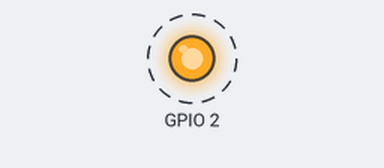
A program run on a simulated ESP32. On the bench: output pins drawn as LEDs (lit = HIGH). Dashed ring = blinking.

Above: at 0.5 s.
Timing chart, 0 to 4.6 s (numbered marks = the images above):
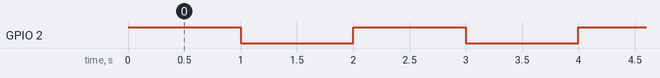

The program:

main.cpp
```cpp
/*****************************************************************************/
//	Auteur:				    Guillaume Pelletier
//	Description:		  	Prototype ESP32
//	Date de creation:		Octobre 2020
//	But:				    Vérifier le fonctionnement de l'ESP32
/*****************************************************************************/

#include <Arduino.h>		//Librairie requise pour le SDK Arduino


//Initie la LED
void setup() {
pinMode (2, OUTPUT);
}

//Modification de l'état de la LED
void loop() {

//Ouvre la LED 1 seconde
digitalWrite(2, HIGH);
delay(1000);

//Ferme la LED 1 seconde
digitalWrite(2, LOW);
delay(1000);
}
```

Measured:
- by itself, GPIO 2: alternates HIGH for 1.0 s and LOW for 1.0 s
